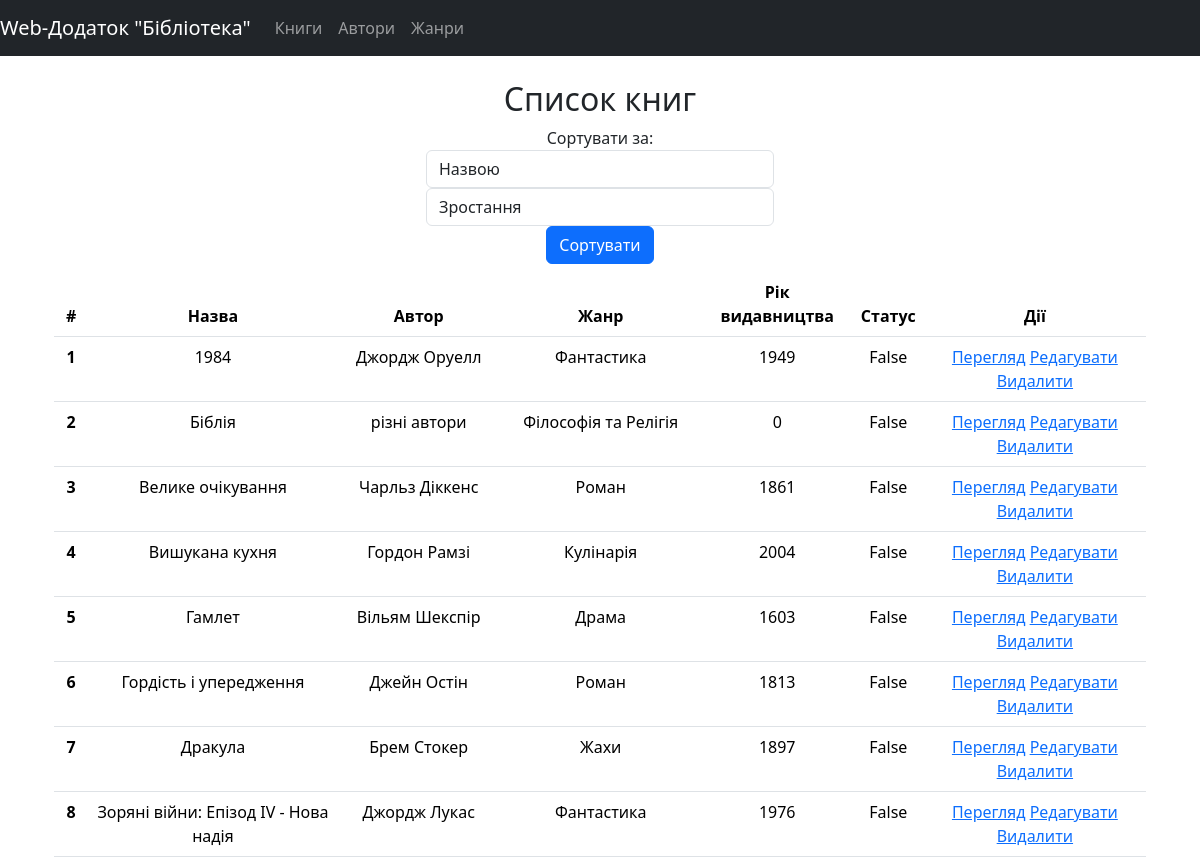
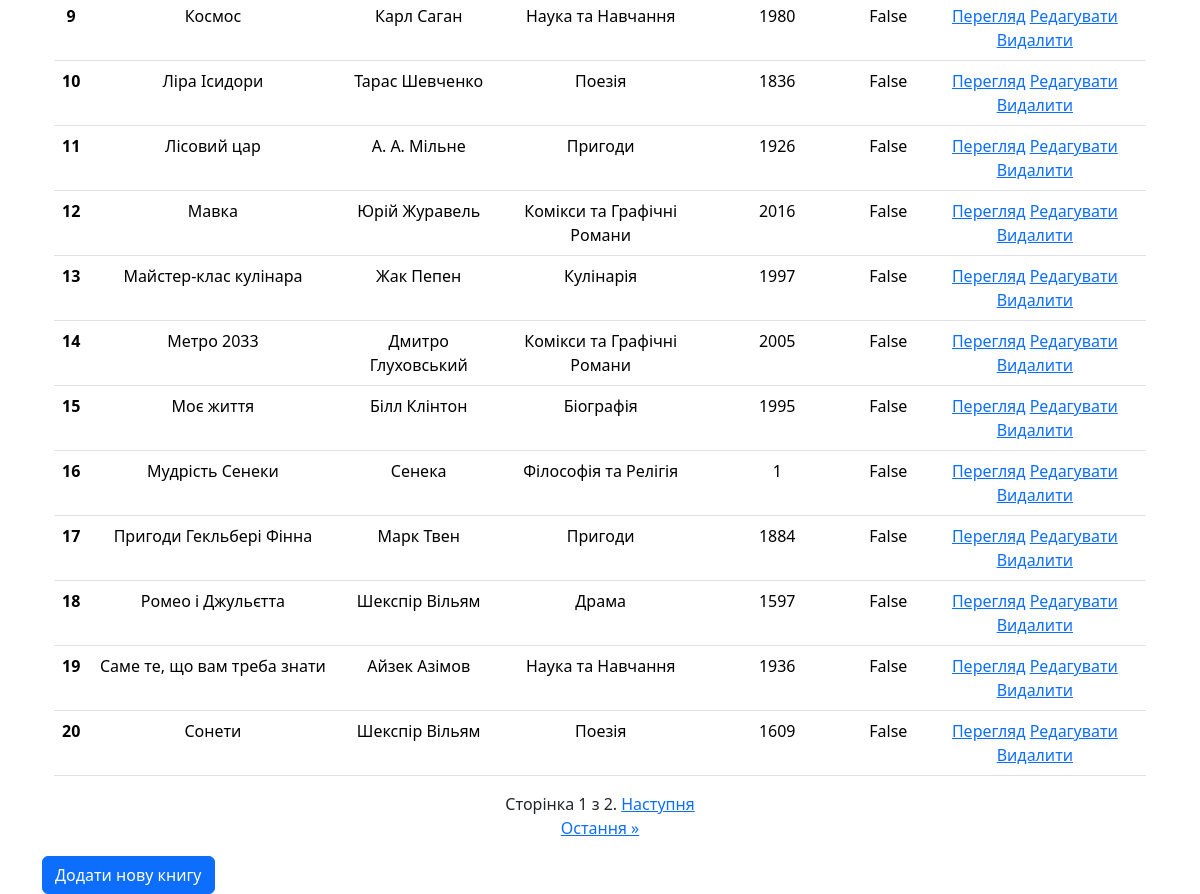
Before: / with the older database file (2 pictures, top to bottom).
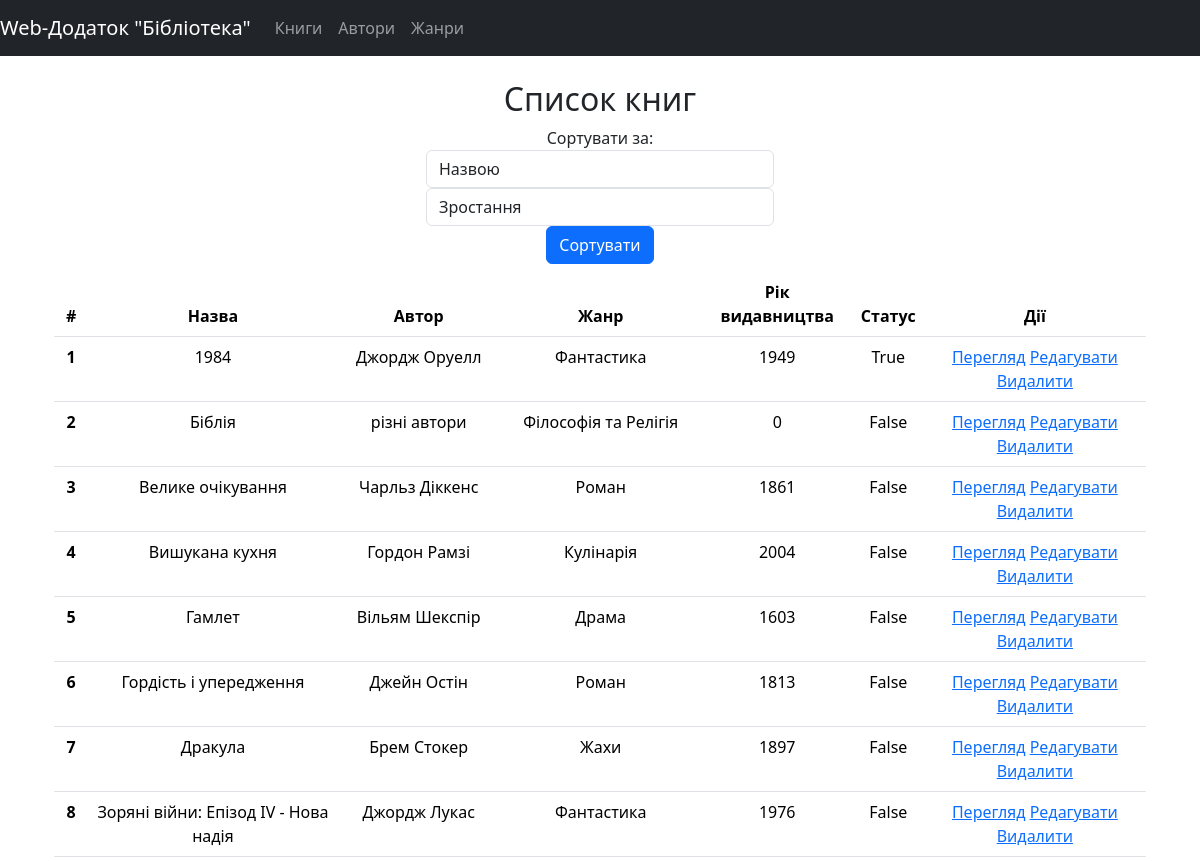
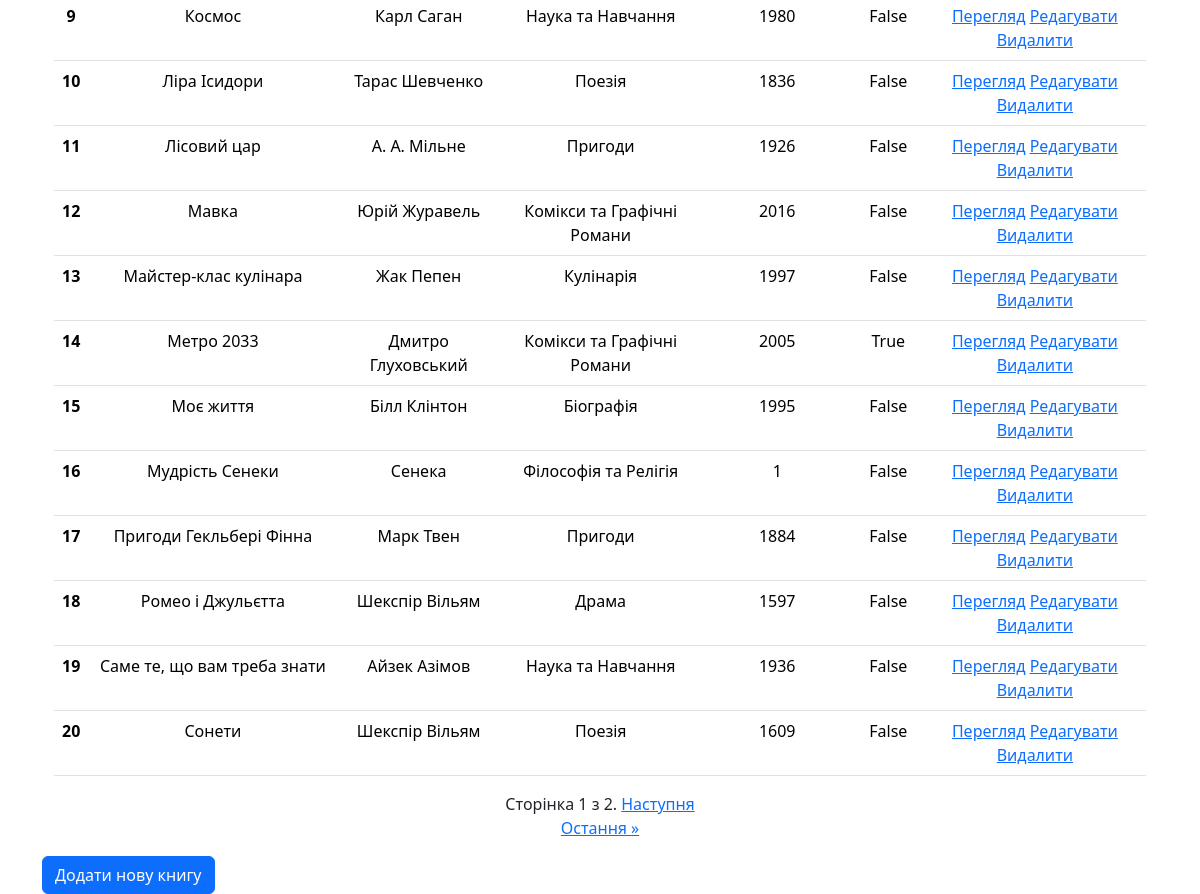
After: the same page with the newer database file (2 pictures, top to bottom).
### library_app/models.py (models this page shows, shortened)
class Book(models.Model):
    class Meta:
        verbose_name = 'Книга'
        verbose_name_plural = 'Книги'
        ordering = ["title"]
    title = models.CharField(max_length=100, verbose_name = 'Заголовок')
    author = models.ForeignKey(Author, on_delete=models.CASCADE, verbose_name = 'Автор')
    genre = models.ForeignKey(Genre, on_delete=models.CASCADE, verbose_name = 'Жанр')
    release_year = models.PositiveIntegerField(verbose_name = 'Рік видання')
    is_read = models.BooleanField(default=False, verbose_name = 'Чек')
    img = models.ImageField(upload_to='book_images/', blank=True, null=True, default="noname.png", verbose_name = 'Картинка')

class Author(models.Model):
    class Meta:
        verbose_name = 'Автор'
        verbose_name_plural = 'Автори'
        ordering = ["name"]
    name = models.CharField(max_length=50, unique=True)
    def __str__(self):
        return self.name

class Genre(models.Model):
    class Meta:
        verbose_name = 'Жанр'
        verbose_name_plural = 'Жанри'
        ordering = ["name"]
    name = models.CharField(max_length=50, verbose_name = 'Заголовок')
    def __str__(self):
        return self.name

### library_app/views.py (the view)
# urls.py: path('', views.book_list, name='book_list'),
def book_list(request):
    sort_by = request.GET.get('sort', 'title')
    order = request.GET.get('order', 'asc')
    if order == 'asc':
        books = Book.objects.order_by(sort_by)
    else:
        books = Book.objects.order_by(f'-{sort_by}')
    paginator = Paginator(books, 20)  # Показывать 20 книг на каждой странице
    page = request.GET.get('page')
    try:
        books = paginator.page(page)
    except PageNotAnInteger:
        books = paginator.page(1)
    except EmptyPage:
        books = paginator.page(paginator.num_pages)
    context = {'books': books}
    return render(request, 'library_app/book_list.html', context)

### library_app/templates/library_app/book_list.html (shortened to what this page needs)
{% extends 'base.html' %}
{% load static %}
{% block content %}
<div class="container text-center">
  <div class="row">
    <div class="col">
 </div>
    <div class="col-4">
      <h2>Список книг</h2>
    </div>
    <div class="col">
    </div>
  </div>
  <div class="row">
    <div class="col">
          </div>
    <div class="col-4">
      <form method="get" class="form-inline mb-2">
        <label class="mr-2">Сортувати за:</label>
        <select name="sort" class="form-control mr-2">
          <option value="title">Назвою</option>
        </select>
        <select name="order" class="form-control mr-2">
          <option value="asc">Зростання</option>
        </select>
        <button type="submit" class="btn btn-primary">Сортувати</button>
      </form>
    </div>
    <div class="col">
    </div>
  </div>
  <div class="row">
    <div class="col-12">
      <table class="table table-hover">
        <thead>
          <tr>
            <th scope="col">#</th>
            <th scope="col">Назва</th>
            <th scope="col">Автор</th>
            <th scope="col">Жанр</th>
            <th scope="col">Рік видавництва</th>
            <th scope="col">Статус</th>
            <th scope="col">Дії</th>
          </tr>
        </thead>
        <tbody>
          {% for book in books|slice:":20" %}
            <tr>
              <th scope="row">{{ forloop.counter }}</th>
              <td>{{ book.title }}</td>
              <td>{{ book.author }}</td>
              <td>{{ book.genre }}</td>
              <td>{{ book.release_year }}</td>
              <td>{{ book.is_read }}</td>
              <td>
                <a href="{% url 'library_app:view_book' book.id %}">Перегляд</a>
                <a href="{% url 'library_app:edit_book' book.id %}">Редагувати</a>
                <a href="{% url 'library_app:delete_book' book.id %}">Видалити</a>
              </td>
            </tr>
          {% endfor %}
        </tbody>
      </table>
    </div>
  </div>
  <div class="row">
    <div class="col">
    </div>
    <div class="col-3">
      <div class="pagination">
        <span class="step-links">
            <span class="current">
                Сторінка {{ books.number }} з {{ books.paginator.num_pages }}.
            </span>
            {% if books.has_next %}
                <a href="?page={{ books.next_page_number }}">Наступня</a>
                <a href="?page={{ books.paginator.num_pages }}">Остання &raquo;</a>
            {% endif %}
        </span>
      </div>
    </div>
    <div class="col">
    </div>
  </div>
</div>
  <a href="{% url 'library_app:add_book' %}" class="btn btn-primary">Додати нову книгу</a>
{% endblock %}

### templates/base.html (shortened to what this page needs)
{% load static %}
<!DOCTYPE html>
<html lang="en">
<head>
    <link href="{% static 'assets/css/bootstrap.css' %}" rel="stylesheet">
</head>
<body>
<nav class="navbar navbar-expand-lg navbar-dark bg-dark">
    <a class="navbar-brand" href="{% url 'library_app:book_list' %}">Web-Додаток "Бібліотека"</a>
    <div class="collapse navbar-collapse" id="navbarNav">
        <ul class="navbar-nav">
            <li class="nav-item">
                <a class="nav-link" href="{% url 'library_app:book_list' %}">Книги</a>
            </li>
            <li class="nav-item">
                <a class="nav-link" href="{% url 'library_app:author_list' %}">Автори</a>
            </li>
            <li class="nav-item">
                <a class="nav-link" href="{% url 'library_app:genre_list' %}">Жанри</a>
            </li>
        </ul>
    </div>
</nav>
<div class="container mt-4">
    {% block content %}{% endblock %}
</div>
</body>
</html>

Changed rows visible on the page:
changed Book "Джордж Оруелл": is_read "False" → "True"
changed Book "Метро 2033": is_read "False" → "True"
